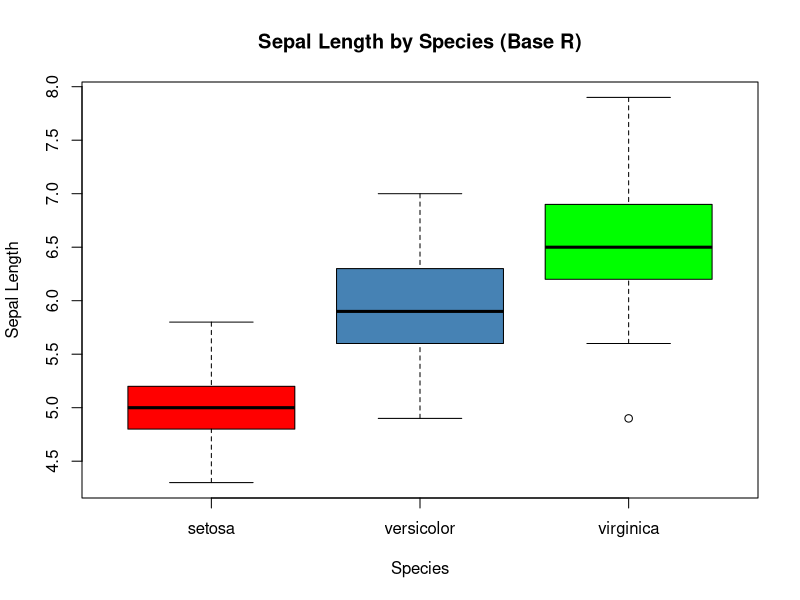
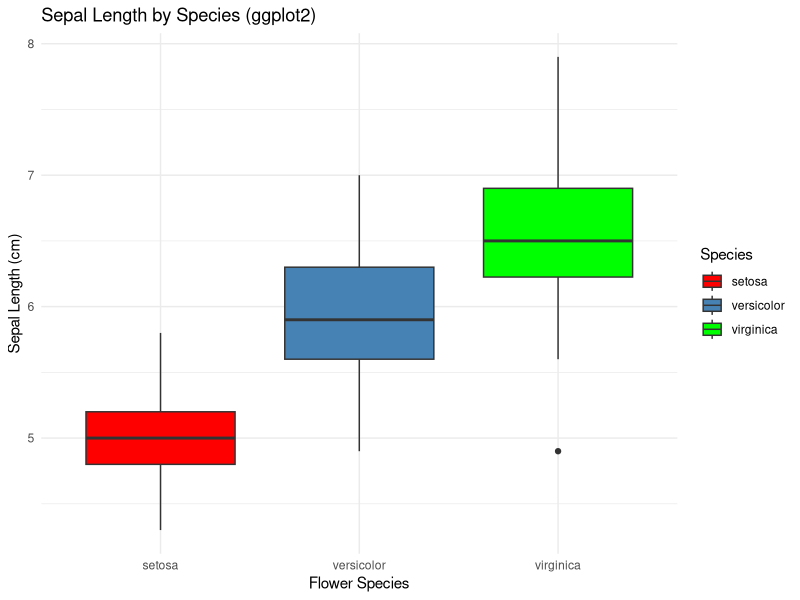
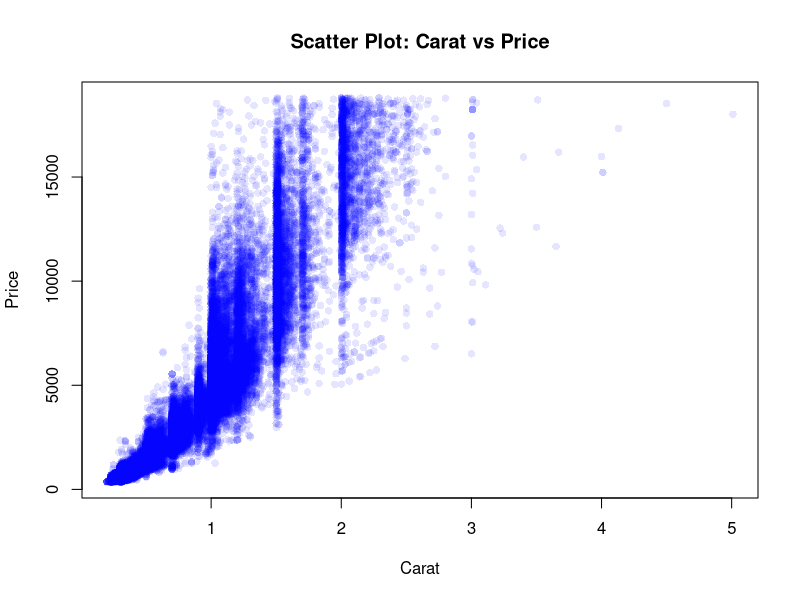
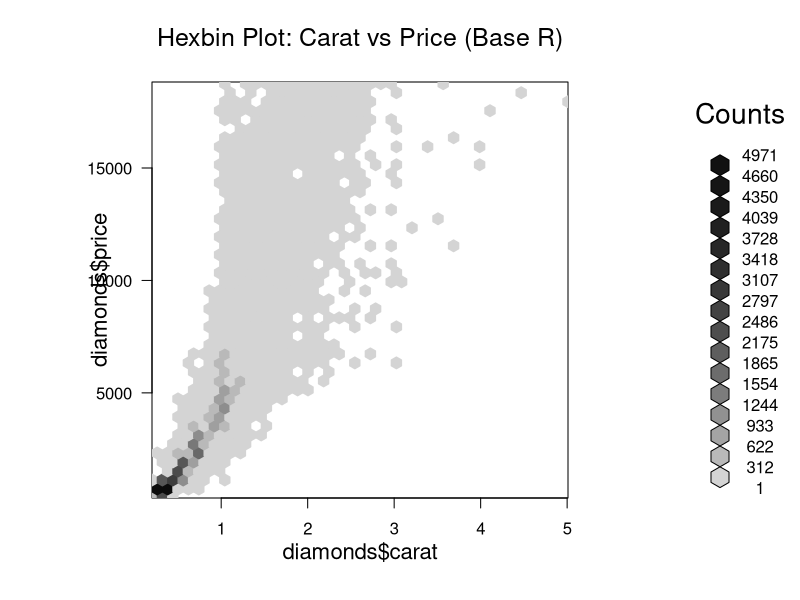
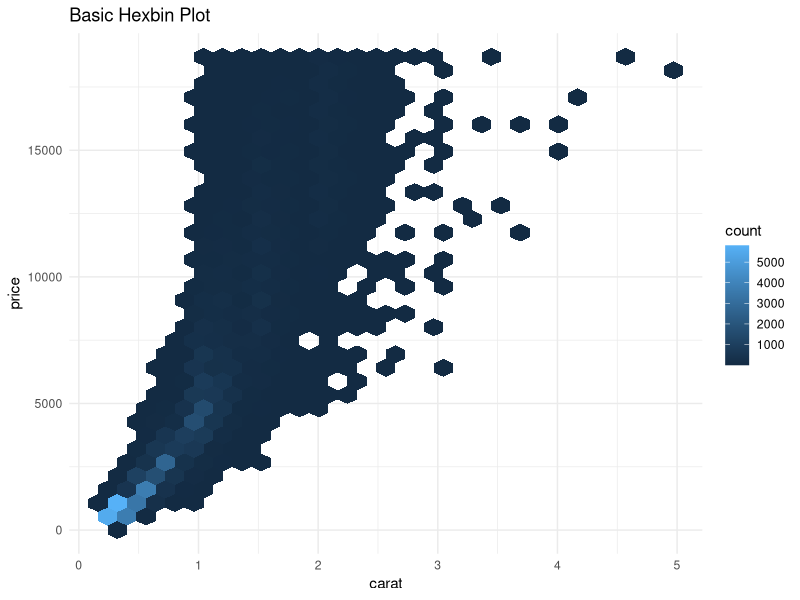
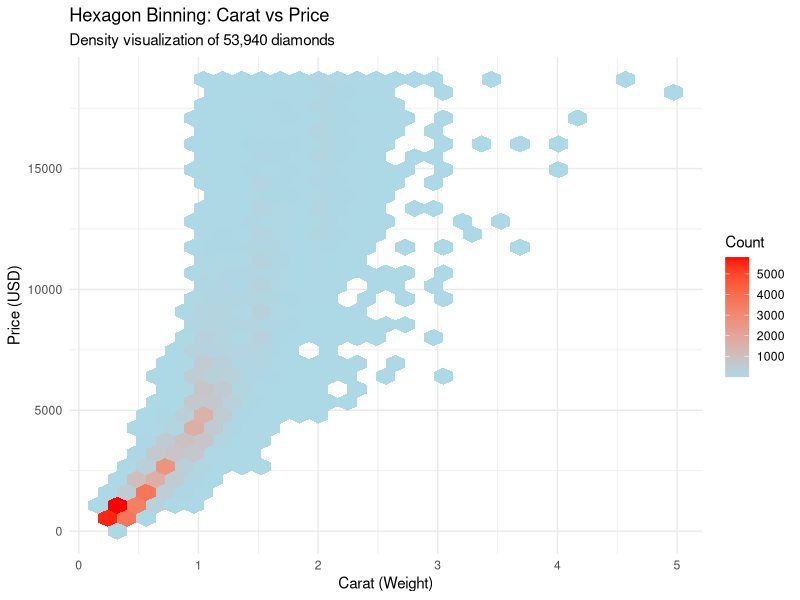

Write the R code that produced these figures, in order.
# ==========================================
# PART 1: Iris Dataset (Box Plots)
# ==========================================

# 1. Load and Inspect
data(iris)
str(iris)

# 2. Base R Box Plots
# Custom Color Palette
species_colors <- c(
  "setosa" = "red",
  "versicolor" = "steelblue",
  "virginica" = "green"
)

# Grouped Box Plot
boxplot(Sepal.Length ~ Species,
        data = iris,
        col = species_colors,
        main = "Sepal Length by Species (Base R)",
        xlab = "Species",
        ylab = "Sepal Length")

# 3. GGplot2 Box Plots
library(ggplot2)

ggplot(iris, aes(x = Species, y = Sepal.Length, fill = Species)) +
  geom_boxplot() + 
  scale_fill_manual(values = species_colors) +
  theme_minimal() +
  labs(title = "Sepal Length by Species (ggplot2)",
       x = "Flower Species",
       y = "Sepal Length (cm)")

# ==========================================
# PART 2: Diamonds Dataset (Density Plots)
# ==========================================

# 1. Load and Understand
data(diamonds)
str(diamonds)
dim(diamonds)

# 2. Base R Scatter Plot
# Using transparency (rgb) because there are >50,000 points
plot(diamonds$carat, diamonds$price, 
     col = rgb(0, 0, 1, 0.1), 
     pch = 16,
     main = "Scatter Plot: Carat vs Price",
     xlab = "Carat",
     ylab = "Price")

# 3. Hexbin using Base R
# Check if package exists, then load
if(!require(hexbin)) install.packages('hexbin')
library(hexbin)

hb <- hexbin(diamonds$carat, diamonds$price, xbins = 40)
plot(hb, main = "Hexbin Plot: Carat vs Price (Base R)")

# 4. GGplot2 Hexbin Plots (Fixed Typos)
# Basic Hexbin
ggplot(diamonds, aes(x = carat, y = price)) +
  geom_hex() +
  theme_minimal() +
  labs(title = "Basic Hexbin Plot")

# Labeled and Styled Hexbin
ggplot(diamonds, aes(x = carat, y = price)) +
  geom_hex() +
  scale_fill_gradient(low = "lightblue", high = "red") +
  theme_minimal() +
  labs(title = "Hexagon Binning: Carat vs Price",
       subtitle = "Density visualization of 53,940 diamonds",
       x = "Carat (Weight)",
       y = "Price (USD)",
       fill = "Count")

# ==========================================
# PART 3: Global Package Check (Optional)
# ==========================================
# View all available datasets in your installed packages
# data(package = .packages(all.available = TRUE))
